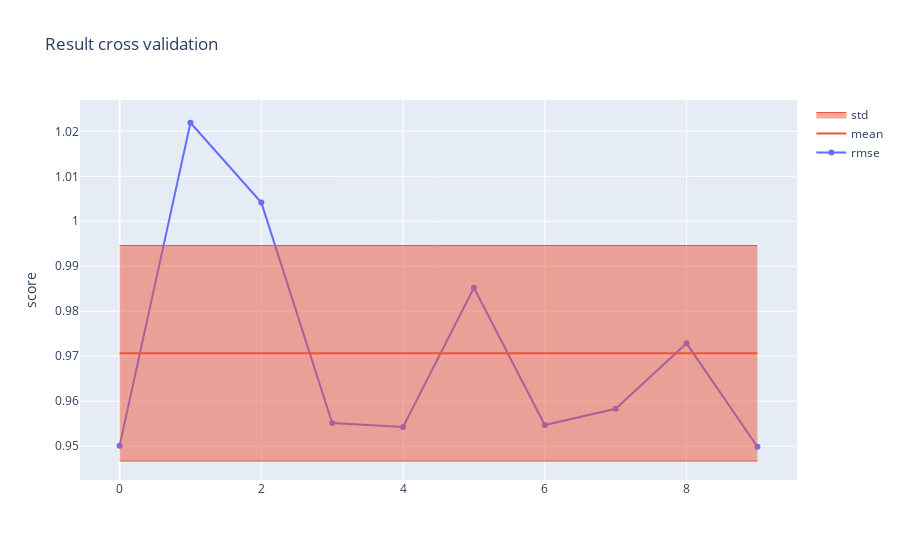

The cell this chart's notebook holds for it:
### Code cell
# init experiment
exp = Experiment(
    name="random-forest", 
    data=flights_train
)

# run experiment
exp.run(config)

### Figure 1 — Plotly figure (JSON) as saved in the notebook; plotly's stock layout.template omitted (floating-point values rounded to 4 significant figures)
{"data": [{"name": "rmse", "type": "scatter", "y": [0.9501, 1.022, 1.004, 0.9551, 0.9543, 0.9852, 0.9547, 0.9583, 0.9729, 0.9499]}, {"marker": {"color": "#EF553B"}, "mode": "lines", "name": "mean", "type": "scatter", "y": [0.9707, 0.9707, 0.9707, 0.9707, 0.9707, 0.9707, 0.9707, 0.9707, 0.9707, 0.9707]}, {"line": {"width": 1}, "marker": {"color": "#EF553B"}, "mode": "lines", "showlegend": false, "type": "scatter", "y": [0.9946, 0.9946, 0.9946, 0.9946, 0.9946, 0.9946, 0.9946, 0.9946, 0.9946, 0.9946]}, {"fill": "tonexty", "line": {"width": 1}, "marker": {"color": "#EF553B"}, "mode": "lines", "name": "std", "type": "scatter", "y": [0.9467, 0.9467, 0.9467, 0.9467, 0.9467, 0.9467, 0.9467, 0.9467, 0.9467, 0.9467]}], "layout": {"title": {"text": "Result cross validation"}, "yaxis": {"title": {"text": "score"}}}}
